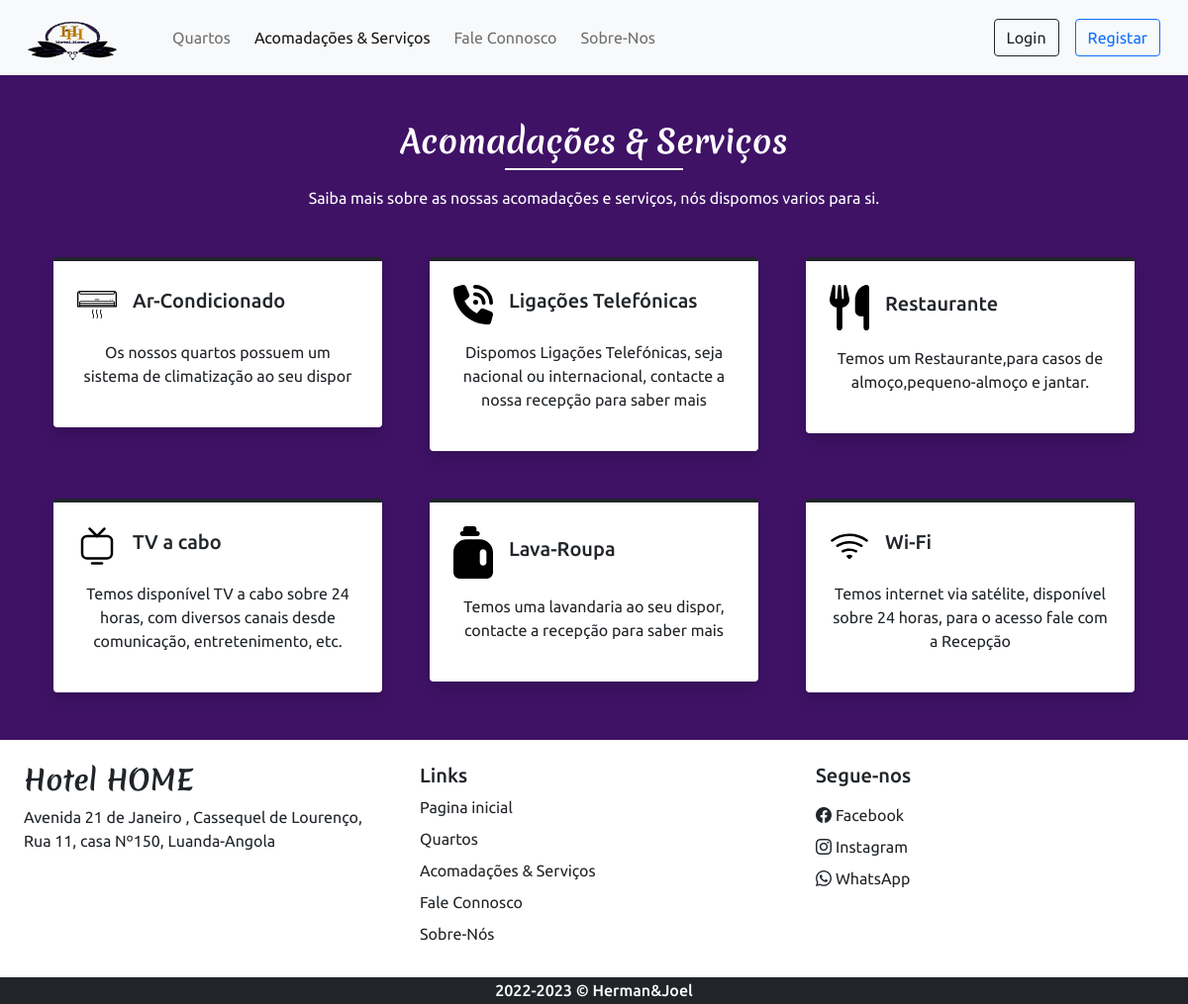
Page /app/Views/Home_Nosso-Servicos.php on the committed database.
### tables this page shows
CREATE TABLE `acomadacao` (
  `id` int(11) NOT NULL,
  `icone` varchar(100) NOT NULL,
  `nome` varchar(50) NOT NULL,
  `descricao` varchar(250) NOT NULL
);

CREATE TABLE `configuracoes` (
  `id_confg` int(11) NOT NULL,
  `site_titulo` varchar(50) NOT NULL,
  `site_sobre` varchar(332) NOT NULL,
  `Desligado` tinyint(1) NOT NULL
);

CREATE TABLE `contactos_detalhes` (
  `id_cont` int(11) NOT NULL,
  `endereco` varchar(132) NOT NULL,
  `gmap` varchar(132) NOT NULL,
  `pn1` varchar(30) NOT NULL,
  `pn2` varchar(30) NOT NULL,
  `email` varchar(132) NOT NULL,
  `fb` varchar(132) NOT NULL,
  `insta` varchar(132) NOT NULL,
  `wt` varchar(132) NOT NULL,
  `iframe` varchar(332) NOT NULL
);

### app/Models/Database.php (called while the page is built, shortened)
<?php
    function Selecao($Conexao,$sql,$valores,$retorno){
            try {
                $stmt = $Conexao->prepare($sql);
                $stmt->execute($sql === $valores? null: $valores);
                if($retorno == true){
                    return $stmt->fetch(PDO::FETCH_NUM);
                }else{
                    return $stmt->fetchAll(PDO::FETCH_ASSOC);
                }
            } catch (PDOException $e) {
                die("A consulta não pode ser executada- Select: ".$e->getMessage());
            }
        }
?>

### app/Controllers/d_con.php (called while the page is built, shortened)
<?php
        require("../Models/Database.php");
        $quer1 = "SELECT * FROM configuracoes WHERE id_confg=? ";
        $quer2 = "SELECT * FROM contactos_detalhes WHERE id_cont=? ";
        $value = [1];
        $contactos = Selecao($Conexao,$quer1,$value,false);
        $contactos2 = Selecao($Conexao,$quer2,$value,false);
?>

### app/Views/Home_Nosso-Servicos.php (the view, shortened to what this page needs)
<?php
require('../Controllers/d_con.php');
?>
<!DOCTYPE html>
<html lang="pt-ao">
    <head>
        <?php require('../Views/Links.php'); ?>
</head>
    <body>
        <?php require('../Views/Home_Header.php'); ?>
        <main>
            <div class="my-5 px-4">
                <h2 class="fw-bold h-fonte text-center color_white">Acomadações & Serviços</h2>
                <div class="h-linha bg-white"></div>
                <p class="text-center mt-3 color_white">
                    Saiba mais sobre as nossas acomadações e serviços, nós dispomos varios para si.
                </p>
            </div>
            <div class="container">
                <div class="row">
                    <?php
                        $q = "SELECT * FROM acomadacao ORDER BY id DESC";
                        $datab = Selecao($Conexao,$q,$q,false);
                        $path = ACOMADACAO_IMAGE_PATH;
                        foreach ($datab as $data) {
                            echo <<<data
                                <div class="col-lg-4 col-md-6 mb-5 px-4">
                                    <div class="bg-white rounded shadow p-4 border-top border-4 border-dark pop">
                                        <div class="d-flex align-items-center mb-2">
                                            <img src="$path$data[icone]" width="40px">
                                            <h5 class="m-8 ms-3">$data[nome]</h5>
                                    </div>
                                    <p class="text-center mt-3">$data[descricao]</p>
                                    </div>
                                </div>
                            data;
                        }
                    ?>
                </div>
            </div>
        </main>
        <?php require('../Views/Home_Footer.php');?>
    </body>
</html>

### app/Views/Home_Footer.php (shortened to what this page needs)
<footer class="container-fluid  bg-white">
    <div class="row">
        <div class="col-lg-4 p-4">
            <h3 class="h-fonte fw-bold fs-3 mb-2"><?php echo $contactos[0]['site_titulo'];?></h3>
            <address>
                <?php echo $contactos2[0]['endereco'];?>
            </address>
        </div>
        <div class="col-lg-4 p-4">
            <h5>Links</h5>
            <a href="/Projecto-Final/app/Views/Index.php" class="d-inline-block mb-2 text-dark text-decoration-none">Pagina inicial</a><br>
            <a href="/Projecto-Final/app/Views/Home_Quartos.php" class="d-inline-block mb-2 text-dark text-decoration-none">Quartos</a><br>
            <a href="/Projecto-Final/app/Views/Home_Nosso-Servicos.php" class="d-inline-block mb-2 text-dark text-decoration-none">Acomadações & Serviços</a><br>
            <a href="/Projecto-Final/app/Views/Home_Contate-Nos.php" class="d-inline-block mb-2 text-dark text-decoration-none">Fale Connosco</a><br>
            <a href="/Projecto-Final/app/Views/Home_Sobre_nos.php" class="d-inline-block mb-2 text-dark text-decoration-none">Sobre-Nós</a><br>
        </div>
        <div class="col-lg-4 p-4">
            <h5 class="mb-3">Segue-nos</h5>
            <a href="<?php echo $contactos2[0]['fb'];?>" class="d-inline-block text-dark text-decoration-none mb-2">
                <i class="bi bi-facebook me-1"></i>Facebook
            </a><br>
            <a href="<?php echo $contactos2[0]['insta'];?>" class="d-inline-block text-dark text-decoration-none mb-2">
                <i class="bi bi-instagram me-1"></i>Instagram
            </a><br>
            <a href="<?php echo $contactos2[0]['wt']?>" class="d-inline-block text-dark text-decoration-none mb-2">
                <i class="bi bi-whatsapp me-1"></i>WhatsApp
            </a>
        </div>
    </div>
</footer>
<h6 class=" bg-dark text-center text-white p-1 m-0">2022-2023 &copy; Herman&Joel</h6>

### public/css/style.css (style rules this page uses)
:root { --Cor_Principal: #3f1266; --Cor-Fundo-Botao: #822acf; }
body { background-color: var(--Cor_Principal); font-family: 'Ubuntu', sans-serif; }
.h-fonte { font-family: 'Merienda'; }
.h-linha { width: 180px; margin: 0 auto; height: 1.7px; }
.color_white { color: white; }

### rows in the picture
acomadacao: icone (picture), nome "Ar-Condicionado", descricao "Os nossos quartos possuem um sistema de climatização ao seu dispor"
acomadacao: icone (picture), nome "Ligações Telefónicas", descricao "Dispomos Ligações Telefónicas, seja nacional ou internacional, contacte a nossa recepção para saber mais"
acomadacao: icone (picture), nome "Restaurante", descricao "Temos um Restaurante,para casos de almoço,pequeno-almoço e jantar."
acomadacao: icone (picture), nome "TV a cabo", descricao "Temos disponível TV a cabo sobre 24 horas, com diversos canais desde comunicação, entretenimento, etc."
acomadacao: icone (picture), nome "Lava-Roupa", descricao "Temos uma lavandaria ao seu dispor, contacte a recepção para saber mais"
acomadacao: icone (picture), nome "Wi-Fi", descricao "Temos internet via satélite, disponível sobre 24 horas, para o acesso fale com a Recepção"
configuracoes: site_titulo "Hotel HOME"
contactos_detalhes: endereco "Avenida 21 de Janeiro , Cassequel de Lourenço, Rua 11, casa Nº150, Luanda-Angola"
